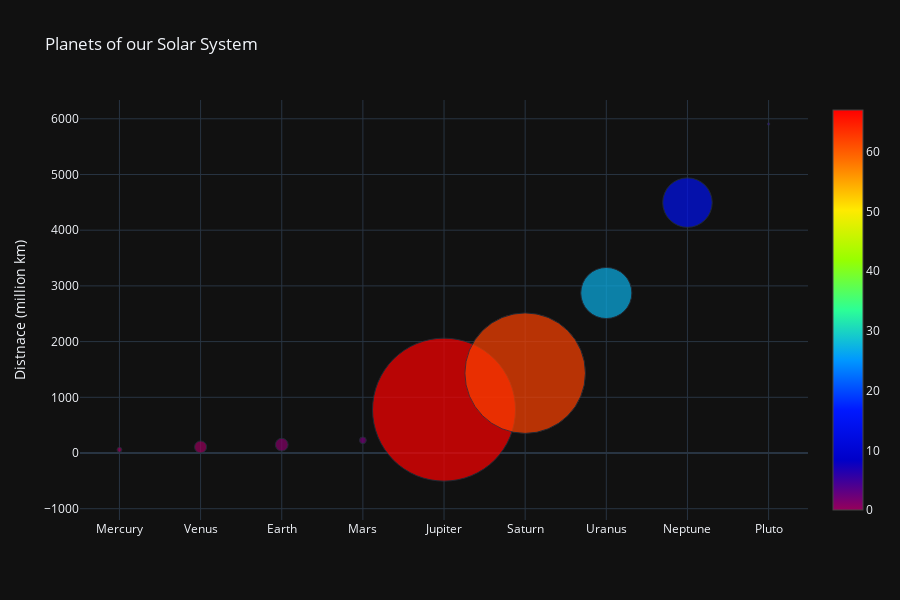

Notebook source saved alongside this figure:
### Code cell
trace = go.Scatter(
    x=planets_data.planet,
    y=planets_data.distance_from_sun,
    mode='markers',
    marker=go.scatter.Marker(
        size=planets_data['planet_diameter'],
        sizeref=1000,
        color=planets_data['no_of_moons'],
        colorscale='Rainbow',
        showscale=True
    ),
    text=['diameter: ' + str(dia) + ' km' for dia in planets_data['planet_diameter']]
)

data = [trace]
layout = go.Layout(
    height=600,
    width=900,
    title='Planets of our Solar System',
    hovermode='closest',
    yaxis=go.layout.YAxis(
        title='Distnace (million km)'
    )
)
figure = go.Figure(data=data, layout=layout)
offline.iplot(figure)

### Figure 1 — Plotly figure (JSON) as saved in the notebook; plotly's stock layout.template omitted (floating-point values rounded to 4 significant figures)
{"data": [{"marker": {"color": [0, 0, 1, 2, 67, 62, 27, 14, 5], "colorscale": [[0.0, "rgb(150,0,90)"], [0.125, "rgb(0,0,200)"], [0.25, "rgb(0,25,255)"], [0.375, "rgb(0,152,255)"], [0.5, "rgb(44,255,150)"], [0.625, "rgb(151,255,0)"], [0.75, "rgb(255,234,0)"], [0.875, "rgb(255,111,0)"], [1.0, "rgb(255,0,0)"]], "showscale": true, "size": [4879, 12104, 12756, 6792, 142984, 120536, 51118, 49528, 2370], "sizeref": 1000}, "mode": "markers", "text": ["diameter: 4879 km", "diameter: 12104 km", "diameter: 12756 km", "diameter: 6792 km", "diameter: 142984 km", "diameter: 120536 km", "diameter: 51118 km", "diameter: 49528 km", "diameter: 2370 km"], "x": ["Mercury", "Venus", "Earth", "Mars", "Jupiter", "Saturn", "Uranus", "Neptune", "Pluto"], "y": [57.9, 108.2, 149.6, 227.9, 778.6, 1434.0, 2872.0, 4495.0, 5906.0], "type": "scatter"}], "layout": {"height": 600, "hovermode": "closest", "title": {"text": "Planets of our Solar System"}, "width": 900, "yaxis": {"title": {"text": "Distnace (million km)"}}}}
